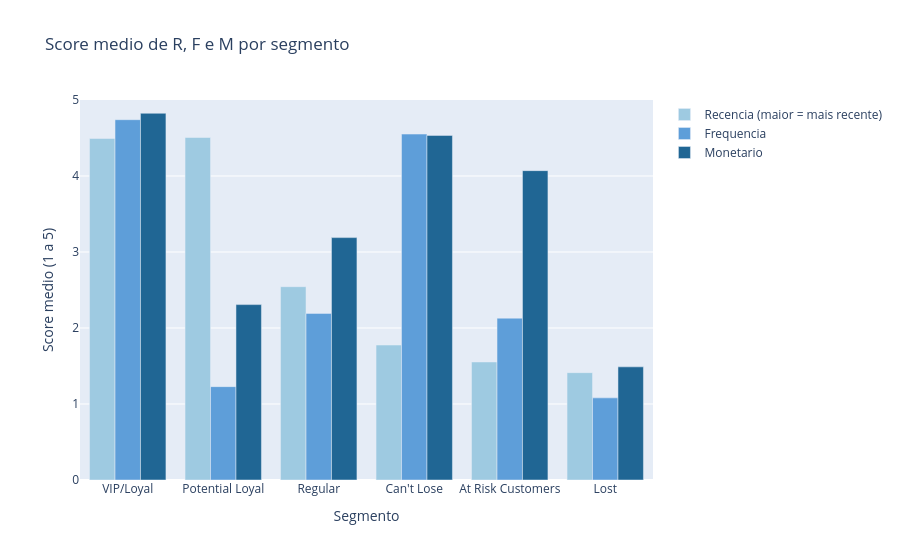

Source (notebook cell):
### Markdown cell above
**Explicação do bloco**

- `groupby(['RFM_Segment_Label', 'Segmento'], observed=True)` — agrupa pelos dois níveis
  simultaneamente, produzindo exatamente a estrutura hierárquica que o treemap espera.
- `values='Receita'` em vez de contagem de clientes — decisão deliberada. O gráfico 1 já
  responde "quantas pessoas"; repetir a mesma informação em outro formato seria criar
  gráfico por criar. Com receita, o treemap responde uma pergunta nova: *onde está o
  dinheiro dentro de cada faixa*.
- `receita_hierarquia[...['Receita'] > 0]` — o treemap exige valores positivos; áreas
  negativas não existem. O filtro evita erro de renderização.
- `.astype(str)` no `Segmento` — o plotly não lida bem com colunas `Categorical` em
  `path`. Converter para texto aqui, no fim do pipeline, é mais seguro do que abrir mão
  da categoria ordenada nas etapas anteriores.
- `path=['RFM_Segment_Label', 'Segmento']` — define a hierarquia: o primeiro nível vira
  os retângulos grandes (faixa de valor), o segundo as subdivisões internas (segmento).
  É a conexão visual entre as duas segmentações comparadas na seção 11.
- `textinfo='label+percent parent'` — mostra, em cada retângulo interno, a fatia que ele
  representa **do seu bloco pai**, não do total. Essa é a leitura útil: "dentro da faixa
  High-Value, quanto vem de VIP/Loyal".
- `custom_data` + `hovertemplate` — leva a contagem de clientes para o tooltip. Área e
  hover juntos mostram receita e pessoas ao mesmo tempo, o que evita interpretar um
  retângulo grande como "muitos clientes" quando pode ser poucos clientes de alto valor.
  O `<extra></extra>` remove a caixa lateral padrão do plotly.

### Code cell
# --- Grafico 4: perfil medio de R, F e M por segmento (validacao dos rotulos) ---
scores_medios = (rfm.groupby('Segmento', observed=True)[['R', 'F', 'M']]
                 .mean().reindex(ORDEM_SEGMENTOS).dropna())

fig4 = go.Figure()
for dim, nome, cor in [('R', 'Recencia (maior = mais recente)', 'rgb(158,202,225)'),
                       ('F', 'Frequencia', 'rgb(94,158,217)'),
                       ('M', 'Monetario', 'rgb(32,102,148)')]:
    fig4.add_trace(go.Bar(x=scores_medios.index.astype(str), y=scores_medios[dim],
                          name=nome, marker_color=cor))

fig4.update_layout(
    title='Score medio de R, F e M por segmento',
    xaxis_title='Segmento', yaxis_title=f'Score medio (1 a {N_SCORES})',
    barmode='group', showlegend=True,
    yaxis=dict(range=[0, N_SCORES]),
)
fig4.show()

print('Scores medios por segmento:')
print(scores_medios.round(2).to_string())

### Figure 1 — Plotly figure (JSON) as saved in the notebook; plotly's stock layout.template omitted (floating-point values rounded to 4 significant figures)
{"data": [{"marker": {"color": "rgb(158,202,225)"}, "name": "Recencia (maior = mais recente)", "type": "bar", "x": ["VIP/Loyal", "Potential Loyal", "Regular", "Can't Lose", "At Risk Customers", "Lost"], "y": [4.494, 4.507, 2.544, 1.776, 1.553, 1.413]}, {"marker": {"color": "rgb(94,158,217)"}, "name": "Frequencia", "type": "bar", "x": ["VIP/Loyal", "Potential Loyal", "Regular", "Can't Lose", "At Risk Customers", "Lost"], "y": [4.741, 1.228, 2.192, 4.552, 2.129, 1.081]}, {"marker": {"color": "rgb(32,102,148)"}, "name": "Monetario", "type": "bar", "x": ["VIP/Loyal", "Potential Loyal", "Regular", "Can't Lose", "At Risk Customers", "Lost"], "y": [4.825, 2.308, 3.189, 4.534, 4.071, 1.489]}], "layout": {"barmode": "group", "showlegend": true, "title": {"text": "Score medio de R, F e M por segmento"}, "xaxis": {"title": {"text": "Segmento"}}, "yaxis": {"range": [0, 5], "title": {"text": "Score medio (1 a 5)"}}}}
